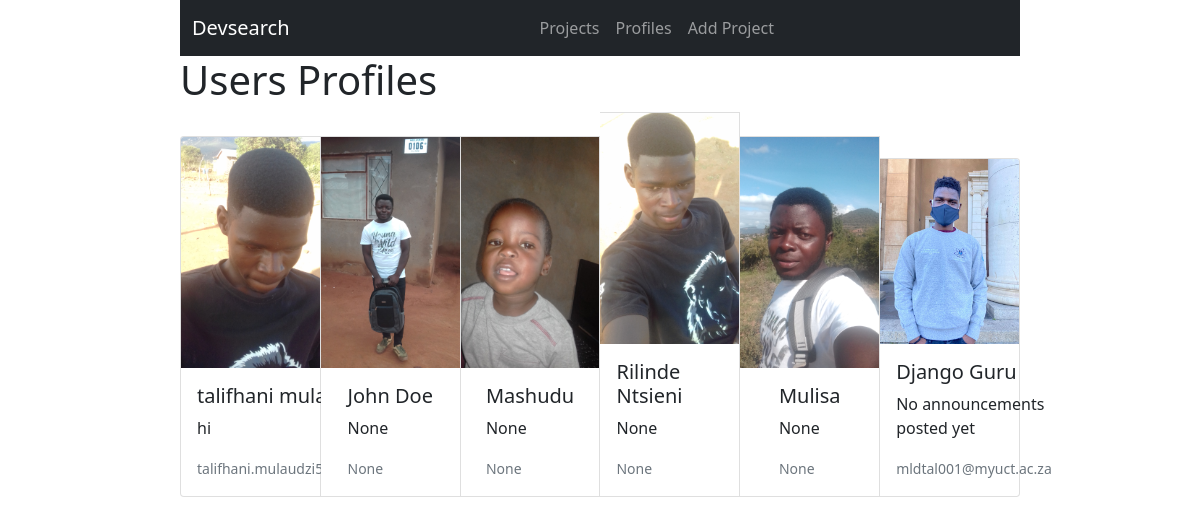
/users/, run on the app's committed database.
### users/models.py (models this page shows, shortened)
class Profile(models.Model):
    id = models.UUIDField(default=uuid.uuid4, editable=False, null=False, blank=False, primary_key=True)
    user = models.OneToOneField(User, on_delete=models.SET_NULL, null=True, blank=True)
    name = models.CharField(max_length=200, null=True, blank=True)
    email = models.EmailField(max_length=500, null=True, blank=True)
    short_intro = models.CharField(max_length=200, null=True, blank=True)
    bio = models.TextField(null=True, blank=True)
    profile_image = models.ImageField(null=True, blank=True, upload_to='static/images/profiles/')

### users/views.py (the view)
# urls.py: path('', views.profiles, name='profiles'),
def profiles(request):
    profiles = Profile.objects.all()
    context = {'profiles':profiles}
    return render(request, 'users/profiles.html', context)

### users/templates/users/profiles.html (shortened to what this page needs)
<!DOCTYPE html>
{% extends 'home.html' %} {% load static %}
    {% block cont %}
    <h1>Users Profiles</h1>
    <div class="card-group">
      {% for profile in profiles %}
      <div class="card" style="width: 18rem">
        <img src="{{profile.profile_image.url}}" class="card-img-top" alt="" />
        <div class="card-body">
          <h5 class="card-title">{{profile.name}}</h5>
          <p class="card-text">{{profile.short_intro}}</p>
          <p class="card-text">
            <small class="text-muted">{{profile.email}}</small>
          </p>
        </div>
      </div>
      {% endfor %}
    </div>
    {% endblock %}

### static/css/style.css (style rules this page uses)
:root { width: 70%; max-width: 1100px; }
* { margin: 0; box-sizing: border-box; margin: auto; }

### data on the page
Profile: profile_image (picture), name "talifhani mulaudzi", short_intro "hi", email "talifhani.mulaudzi54@gmail.com"
Profile: profile_image (picture), name "John Doe", short_intro "None", email "None"
Profile: profile_image (picture), name "Mashudu", short_intro "None", email "None"
Profile: profile_image (picture), name "Rilinde Ntsieni", short_intro "None", email "None"
Profile: profile_image (picture), name "Mulisa", short_intro "None", email "None"
Profile: profile_image (picture), name "Django Guru", short_intro "No announcements posted yet", email "mldtal001@myuct.ac.za"
